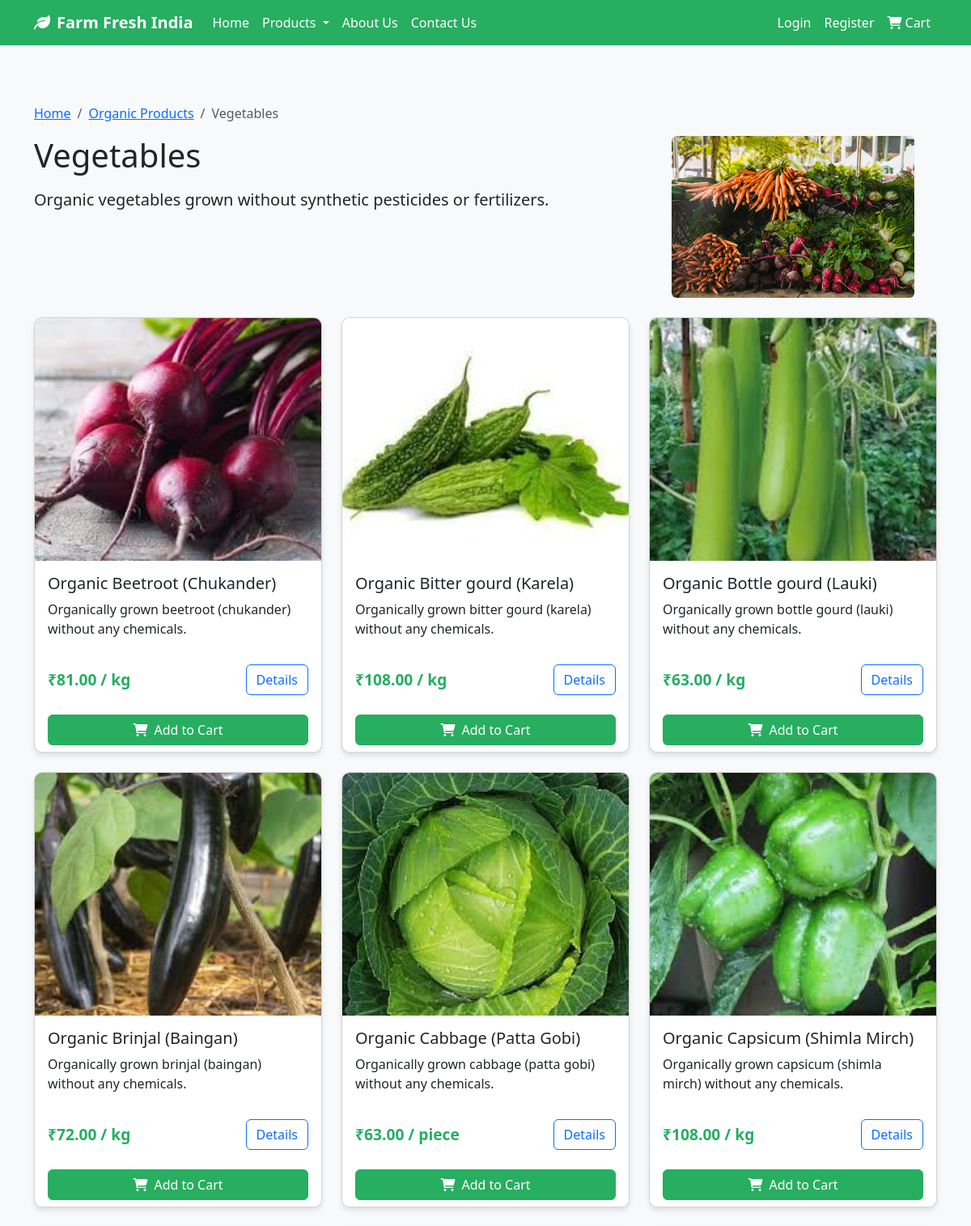
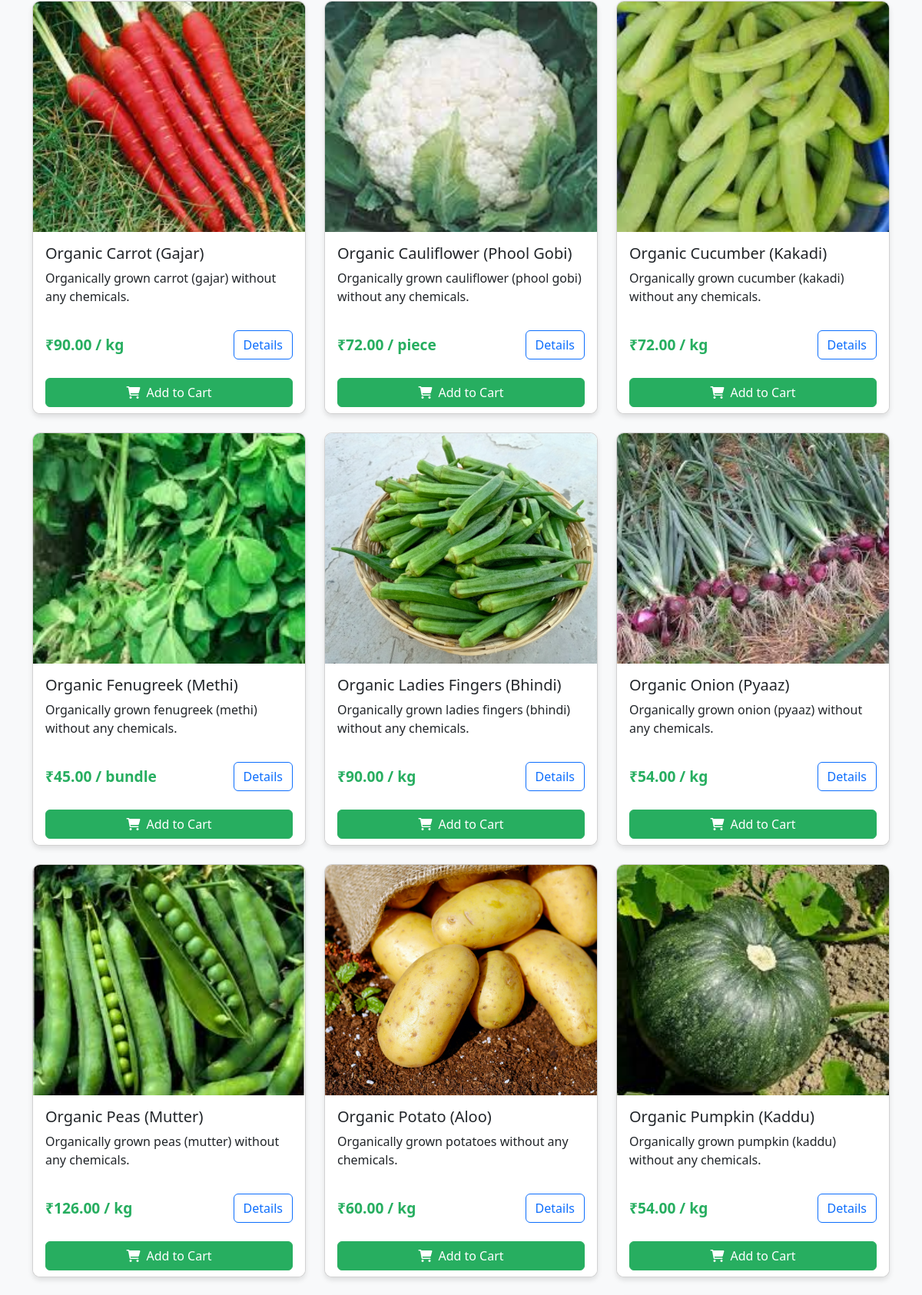
The app's page /category/organic-vegetables/ (upper part) with its own data (2 pictures, top to bottom).
### products/models.py (models this page shows, shortened)
class Category(models.Model):
    CATEGORY_CHOICES = [
        ('normal', 'Normal'),
        ('organic', 'Organic'),
    ]
    SUB_CATEGORY_CHOICES = [
        ('anaj', 'Anaj (Grains)'),
        ('fruits', 'Fruits'),
        ('vegetables', 'Vegetables'),
    ]
    name = models.CharField(max_length=50)
    slug = models.SlugField(max_length=100, unique=True)
    category_type = models.CharField(max_length=10, choices=CATEGORY_CHOICES)
    sub_category = models.CharField(max_length=20, choices=SUB_CATEGORY_CHOICES)
    description = models.TextField(blank=True)
    image = models.ImageField(upload_to='categories/', blank=True)
    class Meta:
        verbose_name_plural = 'Categories'
        ordering = ('name',)

class Product(models.Model):
    category = models.ForeignKey(Category, related_name='products', on_delete=models.CASCADE)
    name = models.CharField(max_length=100)
    slug = models.SlugField(max_length=150, unique=True)
    description = models.TextField(blank=True)
    price = models.DecimalField(max_digits=10, decimal_places=2)
    stock = models.PositiveIntegerField(default=0)
    available = models.BooleanField(default=True)
    created = models.DateTimeField(auto_now_add=True)
    updated = models.DateTimeField(auto_now=True)
    image = models.ImageField(upload_to='products/', blank=True)
    is_featured = models.BooleanField(default=False)
    unit = models.CharField(max_length=20, default='kg', help_text='Unit of measurement (kg, g, piece)')
    class Meta:
        ordering = ('name',)

### products/views.py (the view)
# urls.py: path('category/<slug:slug>/', product_views.category_detail, name='category_detail'),
def category_detail(request, slug):
    category = get_object_or_404(Category, slug=slug)
    products = Product.objects.filter(category=category, available=True)
    context = {
        'category': category,
        'products': products,
    }
    return render(request, 'products/category_detail.html', context)

### cart/context_processors.py (called while the page is built)
def cart_total(request):
    if request.user.is_authenticated:
        cart = Cart(request)
        return {'cart': cart}
    return {'cart': None}

### templates/products/category_detail.html (shortened to what this page needs)
{% extends 'base/base.html' %}
{% block content %}
<div class="container py-5">
    <nav aria-label="breadcrumb">
        <ol class="breadcrumb">
            <li class="breadcrumb-item"><a href="{% url 'home' %}">Home</a></li>
            <li class="breadcrumb-item"><a href="{% url 'category_list' category.category_type %}">{{ category.get_category_type_display }} Products</a></li>
            <li class="breadcrumb-item active" aria-current="page">{{ category.get_sub_category_display }}</li>
        </ol>
    </nav>
    <div class="row mb-4">
        <div class="col-md-8">
            <h1 class="mb-3">{{ category.get_sub_category_display }}</h1>
            <p class="lead">{{ category.description }}</p>
        </div>
        {% if category.image %}
        <div class="col-md-4 text-center">
            <img src="{{ category.image.url }}" alt="{{ category.name }}" class="img-fluid rounded" style="max-height: 200px;">
        </div>
        {% endif %}
    </div>
    <div class="row mb-5">
        {% for product in products %}
        <div class="col-md-4 mb-4">
            <div class="card h-100">
                {% if product.image %}
                <img src="{{ product.image.url }}" class="card-img-top product-image" alt="{{ product.name }}">
                {% else %}
                <img src="https://via.placeholder.com/300x300.png?text={{ product.name }}" class="card-img-top product-image" alt="{{ product.name }}">
                {% endif %}
                <div class="card-body d-flex flex-column">
                    <h5 class="card-title">{{ product.name }}</h5>
                    <p class="card-text flex-grow-1">{{ product.description|truncatechars:100 }}</p>
                    <div class="d-flex justify-content-between align-items-center mt-3">
                        <span class="price">₹{{ product.price }} / {{ product.unit }}</span>
                        <a href="{% url 'product_detail' product.slug %}" class="btn btn-outline-primary">Details</a>
                    </div>
                </div>
                <div class="card-footer bg-white border-top-0">
                    <form action="{% url 'cart_add' product.id %}" method="post" class="d-grid">
                        <button type="submit" class="btn btn-primary">
                            <i class="fas fa-shopping-cart me-2"></i>Add to Cart
                        </button>
                    </form>
                </div>
            </div>
        </div>
        {% empty %}
        <div class="col-12 text-center py-5">
            <h3>No products available</h3>
            <p>We're currently restocking. Please check back soon!</p>
        </div>
        {% endfor %}
    </div>
</div>
{% endblock %}

### templates/base/base.html (style rules this page uses)
:root { --primary-color: #27ae60; --secondary-color: #f39c12; --dark-color: #2c3e50; --light-color: #ecf0f1; }
body { font-family: 'Segoe UI', Tahoma, Geneva, Verdana, sans-serif; background-color: #f8f9fa; }
.btn-primary { background-color: var(--primary-color); border-color: var(--primary-color); }
.card { border-radius: 10px; overflow: hidden; transition: transform 0.3s; box-shadow: 0 4px 6px rgba(0, 0, 0, 0.1); }
.card-img-top { height: 200px; object-fit: cover; }
.price { color: var(--primary-color); font-weight: bold; font-size: 1.2rem; }
.product-image { height: 300px; object-fit: cover; }

### records on screen
Category: category_type "Organic", sub_category "Vegetables", description "Organic vegetables grown without synthetic pesticides or fertilizers.", image (picture)
Product: image (picture), name "Organic Beetroot (Chukander)", description "Organically grown beetroot (chukander) without any chemicals.", price "81.00", unit "kg"
Product: image (picture), name "Organic Bitter gourd (Karela)", description "Organically grown bitter gourd (karela) without any chemicals.", price "108.00", unit "kg"
Product: image (picture), name "Organic Bottle gourd (Lauki)", description "Organically grown bottle gourd (lauki) without any chemicals.", price "63.00", unit "kg"
Product: image (picture), name "Organic Brinjal (Baingan)", description "Organically grown brinjal (baingan) without any chemicals.", price "72.00", unit "kg"
Product: image (picture), name "Organic Cabbage (Patta Gobi)", description "Organically grown cabbage (patta gobi) without any chemicals.", price "63.00", unit "piece"
Product: image (picture), name "Organic Capsicum (Shimla Mirch)", description "Organically grown capsicum (shimla mirch) without any chemicals.", price "108.00", unit "kg"
Product: image (picture), name "Organic Carrot (Gajar)", description "Organically grown carrot (gajar) without any chemicals.", price "90.00", unit "kg"
Product: image (picture), name "Organic Cauliflower (Phool Gobi)", description "Organically grown cauliflower (phool gobi) without any chemicals.", price "72.00", unit "piece"
Product: image (picture), name "Organic Cucumber (Kakadi)", description "Organically grown cucumber (kakadi) without any chemicals.", price "72.00", unit "kg"
Product: image (picture), name "Organic Fenugreek (Methi)", description "Organically grown fenugreek (methi) without any chemicals.", price "45.00", unit "bundle"
Product: image (picture), name "Organic Ladies Fingers (Bhindi)", description "Organically grown ladies fingers (bhindi) without any chemicals.", price "90.00", unit "kg"
Product: image (picture), name "Organic Onion (Pyaaz)", description "Organically grown onion (pyaaz) without any chemicals.", price "54.00", unit "kg"
Product: image (picture), name "Organic Peas (Mutter)", description "Organically grown peas (mutter) without any chemicals.", price "126.00", unit "kg"
Product: image (picture), name "Organic Potato (Aloo)", description "Organically grown potatoes without any chemicals.", price "60.00", unit "kg"
Product: image (picture), name "Organic Pumpkin (Kaddu)", description "Organically grown pumpkin (kaddu) without any chemicals.", price "54.00", unit "kg"
